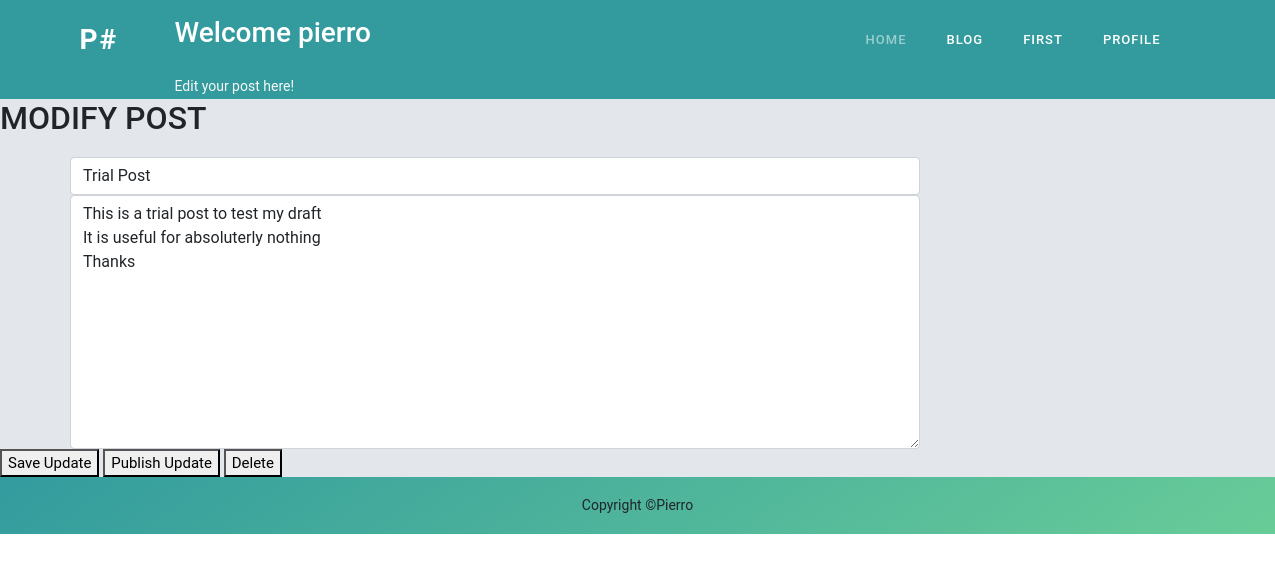
/blog/admin/modify/trial-post (signed in), run on the app's committed database.
### blog/models.py (models this page shows, shortened)
class Post(models.Model):
	STATUS = (
		(0, 'Draft'), (1, 'Publish')
		)
	author = models.ForeignKey(User, on_delete=models.CASCADE)
	title = models.CharField(max_length=200, unique=True)
	slug = models.SlugField(max_length=200, unique=True)
	body = models.TextField()
	status = models.IntegerField(choices=STATUS, default=0)
	date_created = models.DateTimeField(auto_now_add=True)
	date_modified = models.DateTimeField()
	class Meta:
		ordering = ['-date_created']

### blog/views.py (the view, shortened to what this page needs)
# urls.py: path('admin/modify/<slug:slug>', views.update_blog, name='update_blog'),
def update_blog(req, slug):
	queryset = get_object_or_404(Post, slug=slug)
	form = PostForm(instance=queryset)
	contxt = {'title':queryset.title, 'form': form, 'post': queryset}
	return render(req, 'blog/blog_modify.html', contxt)

### blog/forms.py
class PostForm(ModelForm):
	publish = forms.CharField(widget = forms.HiddenInput(attrs={'id': 'publish', 'value': 0}))
	class Meta:
		model = Post
		widgets = {
            'title': forms.TextInput(attrs={'placeholder': 'Title', 'class':'form-control',}),
            'body': forms.Textarea(
                attrs={'placeholder': 'Enter contents here!', 'class':'form-control', }),
        }
		fields = ['title', 'body', 'publish']

### blog/templates/blog/blog_modify.html (shortened to what this page needs)
{%extends 'base.html' %}
{%block content %}
	{% if user.is_authenticated %}
	<header style="background: rgb(51,155,158)">
    <div class="container">
        <div class="row">
            <div class="col-md-8 col-md-10 mx-auto">
                <div class="site-heading">
                    <h3 class="site-heading my-4 mt-3 text-white">Welcome {{user.username}} </h3>
                    <p class="text-light"> Edit your post here! &nbsp;
                    </p>
                </div>
            </div>
        </div>
    </div>
</header>
		<h2>MODIFY POST</h2>
		<form id="form" method="post" action="{%url 'update_blog' post.slug %}">
<div class="col-md-8 shift">
			{%for field in form%}
				<p>
					{{ field }}
				</p>
			{%endfor%}
</div>
		</form>
		<button onclick="beforeSave(); ">Save Update</button>
		 <button onclick="beforePublish(); ">Publish Update</button>
		 	<button onclick="delete_post(); "> Delete </button>
	{% endif %}
{%endblock%}

### static/css/style.css (style rules this page uses)
html, body, div, span, applet, object, iframe, h1, h2, h3, h4, h5, h6, p, blockquote, div pre, a, abbr, acronym, address, big, cite, code, del, dfn, em, font, img, ins, kbd, q, s, samp, small, strike, strong, sub, sup, tt, var, b, u, i, center, dl, dt, dd, ol, ul, li, figure, header, nav, section, article, aside, footer, figcaption { margin: 0; padding: 0; border: 0; outline: 0; }
header, nav, section, article, aside, footer, hgroup { display: block; }
* { box-sizing: border-box; }
html, body { font-family: 'Raleway', sans-serif; font-weight: 400; background-color: #fff; font-size: 16px; -ms-text-size-adjust: 100%; -webkit-font-smoothing: antialiased; -moz-osx-font-smoothing: grayscale; }
h1, h2, h3, h4, h5, h6 { margin-top: 0px; margin-bottom: 0px; }
p { font-size: 14px; line-height: 25px; color: #777; }
html, body { background: #fff; font-family: 'Raleway', sans-serif; }
*, *:before, *:after { -webkit-box-sizing: border-box; box-sizing: border-box; -webkit-font-smoothing: antialiased; -moz-osx-font-smoothing: grayscale; }

### blog/templates/blog/blog_modify.html (style rules this page uses)
body { font-family: "Roboto", sans-serif; font-size: 15px; background: #E3E7EB }
.shift { margin-left: 70px; margin-top: 20px; }

### data on the page
Post: form "Trial Post" "This is a trial post to test my draft It is useful for absoluterly nothing Thanks"

### other printed values
{{ user.username }} "pierro"
